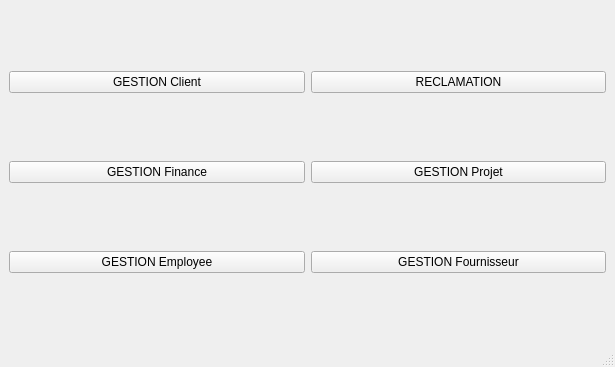
<?xml version="1.0" encoding="UTF-8"?>
<ui version="4.0">
 <class>Menu</class>
 <widget class="QMainWindow" name="Menu">
  <property name="geometry">
   <rect>
    <x>0</x>
    <y>0</y>
    <width>615</width>
    <height>367</height>
   </rect>
  </property>
  <property name="windowTitle">
   <string>Menu</string>
  </property>
  <widget class="QWidget" name="centralwidget">
   <layout class="QGridLayout" name="gridLayout">
    <item row="0" column="0">
     <widget class="QPushButton" name="CLIENT">
      <property name="text">
       <string>GESTION Client</string>
      </property>
     </widget>
    </item>
    <item row="0" column="1">
     <widget class="QPushButton" name="RECLMATION">
      <property name="text">
       <string>RECLAMATION</string>
      </property>
     </widget>
    </item>
    <item row="1" column="1">
     <widget class="QPushButton" name="PROJET">
      <property name="text">
       <string>GESTION Projet</string>
      </property>
     </widget>
    </item>
    <item row="2" column="1">
     <widget class="QPushButton" name="FOURNISSEUR">
      <property name="text">
       <string>GESTION Fournisseur</string>
      </property>
     </widget>
    </item>
    <item row="1" column="0">
     <widget class="QPushButton" name="FINANCE">
      <property name="text">
       <string>GESTION Finance</string>
      </property>
     </widget>
    </item>
    <item row="2" column="0">
     <widget class="QPushButton" name="EMPLOYEE">
      <property name="text">
       <string>GESTION Employee</string>
      </property>
     </widget>
    </item>
   </layout>
  </widget>
  <widget class="QMenuBar" name="menubar">
   <property name="geometry">
    <rect>
     <x>0</x>
     <y>0</y>
     <width>615</width>
     <height>22</height>
    </rect>
   </property>
  </widget>
  <widget class="QStatusBar" name="statusbar"/>
 </widget>
 <tabstops>
  <tabstop>FOURNISSEUR</tabstop>
  <tabstop>PROJET</tabstop>
  <tabstop>RECLMATION</tabstop>
  <tabstop>CLIENT</tabstop>
 </tabstops>
 <resources/>
 <connections/>
</ui>
